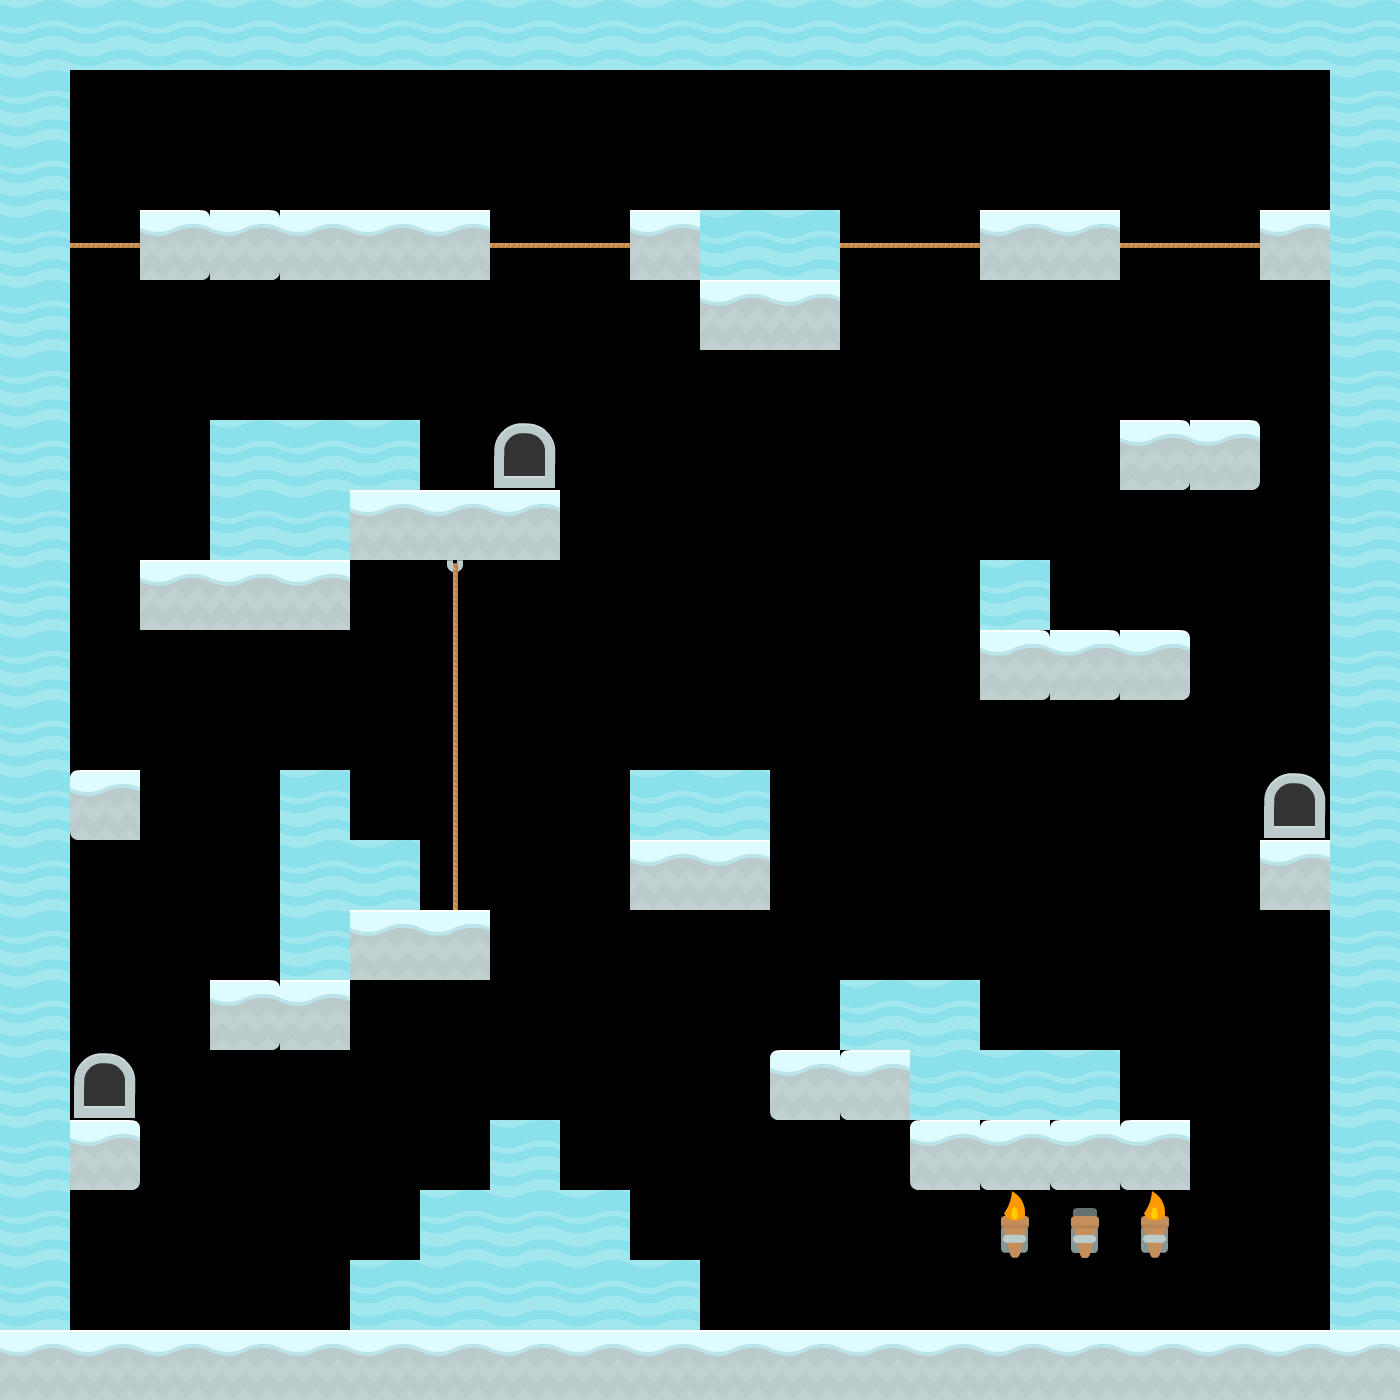

This is a level from a 2D game, rendered from its Tiled map with the project's own tilesets. A one-line summary and the map file follow, with tile-layer data summarised:
An orthogonal 20x20 tile map with 70x70 px tiles, 3 tile layers (Below Player, World, Above Player) and 2 objects.

<map version="1.2" tiledversion="1.2.1" orientation="orthogonal" renderorder="right-down" width="20" height="20" tilewidth="70" tileheight="70" infinite="0" nextlayerid="7" nextobjectid="1">
 <tileset firstgid="1" name="base_platformer" tilewidth="70" tileheight="70" spacing="2" tilecount="156" columns="12">
  <image source="tiles_spritesheet.png" width="914" height="936" />
  <tile id="0">
   <properties>
    <property name="collides" type="bool" value="true" />
   </properties>
  </tile>
  <tile id="1">
   <properties>
    <property name="collides" type="bool" value="true" />
   </properties>
  </tile>
  <tile id="2">
   <properties>
    <property name="collides" type="bool" value="true" />
   </properties>
  </tile>
  <tile id="3">
   <properties>
    <property name="collides" type="bool" value="true" />
   </properties>
  </tile>
  <tile id="4">
   <properties>
    <property name="collides" type="bool" value="true" />
   </properties>
  </tile>
  <tile id="5">
   <properties>
    <property name="collides" type="bool" value="true" />
   </properties>
  </tile>
  <tile id="6">
   <properties>
    <property name="collides" type="bool" value="true" />
   </properties>
  </tile>
  <tile id="7">
   <properties>
    <property name="collides" type="bool" value="true" />
   </properties>
  </tile>
  <tile id="8">
   <properties>
    <property name="collides" type="bool" value="true" />
   </properties>
  </tile>
  <tile id="9">
   <properties>
    <property name="collides" type="bool" value="true" />
   </properties>
  </tile>
  <tile id="10">
   <properties>
    <property name="collides" type="bool" value="true" />
   </properties>
  </tile>
  <tile id="11">
   <properties>
    <property name="collides" type="bool" value="true" />
   </properties>
  </tile>
  <tile id="12">
   <properties>
    <property name="collides" type="bool" value="true" />
   </properties>
  </tile>
  <tile id="13">
   <properties>
    <property name="collides" type="bool" value="true" />
   </properties>
  </tile>
  <tile id="14">
   <properties>
    <property name="collides" type="bool" value="true" />
   </properties>
  </tile>
  <tile id="15">
   <properties>
    <property name="collides" type="bool" value="true" />
   </properties>
  </tile>
  <tile id="16">
   <properties>
    <property name="collides" type="bool" value="true" />
   </properties>
  </tile>
  <tile id="17">
   <properties>
    <property name="collides" type="bool" value="true" />
   </properties>
  </tile>
  <tile id="18">
   <properties>
    <property name="collides" type="bool" value="true" />
   </properties>
  </tile>
  <tile id="19">
   <properties>
    <property name="collides" type="bool" value="true" />
   </properties>
  </tile>
  <tile id="20">
   <properties>
    <property name="collides" type="bool" value="true" />
   </properties>
  </tile>
  <tile id="21">
   <properties>
    <property name="collides" type="bool" value="true" />
   </properties>
  </tile>
  <tile id="22">
   <properties>
    <property name="collides" type="bool" value="true" />
   </properties>
  </tile>
  <tile id="23">
   <properties>
    <property name="collides" type="bool" value="true" />
   </properties>
  </tile>
  <tile id="24">
   <properties>
    <property name="collides" type="bool" value="true" />
   </properties>
  </tile>
  <tile id="25">
   <properties>
    <property name="collides" type="bool" value="true" />
   </properties>
  </tile>
  <tile id="26">
   <properties>
    <property name="collides" type="bool" value="true" />
   </properties>
  </tile>
  <tile id="27">
   <properties>
    <property name="collides" type="bool" value="true" />
   </properties>
  </tile>
  <tile id="28">
   <properties>
    <property name="collides" type="bool" value="true" />
   </properties>
  </tile>
  <tile id="29">
   <properties>
    <property name="collides" type="bool" value="true" />
   </properties>
  </tile>
  <tile id="30">
   <properties>
    <property name="collides" type="bool" value="true" />
   </properties>
  </tile>
  <tile id="31">
   <properties>
    <property name="collides" type="bool" value="true" />
   </properties>
  </tile>
  <tile id="32">
   <properties>
    <property name="collides" type="bool" value="true" />
   </properties>
  </tile>
  <tile id="33">
   <properties>
    <property name="collides" type="bool" value="true" />
   </properties>
  </tile>
  <tile id="34">
   <properties>
    <property name="collides" type="bool" value="true" />
   </properties>
  </tile>
  <tile id="35">
   <properties>
    <property name="collides" type="bool" value="true" />
   </properties>
  </tile>
  <tile id="36">
   <properties>
    <property name="collides" type="bool" value="true" />
   </properties>
  </tile>
  <tile id="37">
   <properties>
    <property name="collides" type="bool" value="true" />
   </properties>
  </tile>
  <tile id="38">
   <properties>
    <property name="collides" type="bool" value="true" />
   </properties>
  </tile>
  <tile id="39">
   <properties>
    <property name="collides" type="bool" value="true" />
   </properties>
  </tile>
  <tile id="40">
   <properties>
    <property name="collides" type="bool" value="true" />
   </properties>
  </tile>
  <tile id="41">
   <properties>
    <property name="collides" type="bool" value="true" />
   </properties>
  </tile>
  <tile id="42">
   <properties>
    <property name="collides" type="bool" value="true" />
   </properties>
  </tile>
  <tile id="43">
   <properties>
    <property name="collides" type="bool" value="true" />
   </properties>
  </tile>
  <tile id="44">
   <properties>
    <property name="collides" type="bool" value="true" />
   </properties>
  </tile>
  <tile id="45">
   <properties>
    <property name="collides" type="bool" value="true" />
   </properties>
  </tile>
  <tile id="46">
   <properties>
    <property name="collides" type="bool" value="true" />
   </properties>
  </tile>
  <tile id="47">
   <properties>
    <property name="collides" type="bool" value="true" />
   </properties>
  </tile>
  <tile id="48">
   <properties>
    <property name="collides" type="bool" value="true" />
   </properties>
  </tile>
  <tile id="49">
   <properties>
    <property name="collides" type="bool" value="true" />
   </properties>
  </tile>
  <tile id="50">
   <properties>
    <property name="collides" type="bool" value="true" />
   </properties>
  </tile>
  <tile id="51">
   <properties>
    <property name="collides" type="bool" value="true" />
   </properties>
  </tile>
  <tile id="52">
   <properties>
    <property name="collides" type="bool" value="true" />
   </properties>
  </tile>
  <tile id="53">
   <properties>
    <property name="collides" type="bool" value="true" />
   </properties>
  </tile>
  <tile id="54">
   <properties>
    <property name="collides" type="bool" value="true" />
   </properties>
  </tile>
  <tile id="55">
   <properties>
    <property name="collides" type="bool" value="true" />
   </properties>
  </tile>
  <tile id="56">
   <properties>
    <property name="collides" type="bool" value="true" />
   </properties>
  </tile>
  <tile id="57">
   <properties>
    <property name="collides" type="bool" value="true" />
   </properties>
  </tile>
  <tile id="58">
   <properties>
    <property name="collides" type="bool" value="true" />
   </properties>
  </tile>
  <tile id="59">
   <properties>
    <property name="collides" type="bool" value="true" />
   </properties>
  </tile>
  <tile id="60">
   <properties>
    <property name="collides" type="bool" value="true" />
   </properties>
  </tile>
  <tile id="61">
   <properties>
    <property name="collides" type="bool" value="true" />
   </properties>
  </tile>
  <tile id="62">
   <properties>
    <property name="collides" type="bool" value="true" />
   </properties>
  </tile>
  <tile id="63">
   <properties>
    <property name="collides" type="bool" value="true" />
   </properties>
  </tile>
  <tile id="64">
   <properties>
    <property name="collides" type="bool" value="true" />
   </properties>
  </tile>
  <tile id="65">
   <properties>
    <property name="collides" type="bool" value="true" />
   </properties>
  </tile>
  <tile id="66">
   <properties>
    <property name="collides" type="bool" value="true" />
   </properties>
  </tile>
  <tile id="67">
   <properties>
    <property name="collides" type="bool" value="true" />
   </properties>
  </tile>
  <tile id="68">
   <properties>
    <property name="collides" type="bool" value="true" />
   </properties>
  </tile>
  <tile id="69">
   <properties>
    <property name="collides" type="bool" value="true" />
   </properties>
  </tile>
  <tile id="70">
   <properties>
    <property name="collides" type="bool" value="true" />
   </properties>
  </tile>
  <tile id="71">
   <properties>
    <property name="collides" type="bool" value="true" />
   </properties>
  </tile>
  <tile id="72">
   <properties>
    <property name="collides" type="bool" value="true" />
   </properties>
  </tile>
  <tile id="73">
   <properties>
    <property name="collides" type="bool" value="true" />
   </properties>
  </tile>
  <tile id="74">
   <properties>
    <property name="collides" type="bool" value="true" />
   </properties>
  </tile>
  <tile id="75">
   <properties>
    <property name="collides" type="bool" value="true" />
   </properties>
  </tile>
  <tile id="76">
   <properties>
    <property name="collides" type="bool" value="true" />
   </properties>
  </tile>
  <tile id="77">
   <properties>
    <property name="collides" type="bool" value="true" />
   </properties>
  </tile>
  <tile id="78">
   <properties>
    <property name="collides" type="bool" value="true" />
   </properties>
  </tile>
  <tile id="79">
   <properties>
    <property name="collides" type="bool" value="true" />
   </properties>
  </tile>
  <tile id="80">
   <properties>
    <property name="collides" type="bool" value="true" />
   </properties>
  </tile>
  <tile id="81">
   <properties>
    <property name="collides" type="bool" value="true" />
   </properties>
  </tile>
  <tile id="82">
   <properties>
    <property name="collides" type="bool" value="true" />
   </properties>
  </tile>
  <tile id="83">
   <properties>
    <property name="collides" type="bool" value="true" />
   </properties>
  </tile>
  <tile id="84">
   <properties>
    <property name="collides" type="bool" value="true" />
   </properties>
  </tile>
  <tile id="85">
   <properties>
    <property name="collides" type="bool" value="true" />
   </properties>
  </tile>
  <tile id="86">
   <properties>
    <property name="collides" type="bool" value="true" />
   </properties>
  </tile>
  <tile id="87">
   <properties>
    <property name="collides" type="bool" value="true" />
   </properties>
  </tile>
  <tile id="88">
   <properties>
    <property name="collides" type="bool" value="true" />
   </properties>
  </tile>
  <tile id="89">
   <properties>
    <property name="collides" type="bool" value="true" />
   </properties>
  </tile>
  <tile id="90">
   <properties>
    <property name="collides" type="bool" value="true" />
   </properties>
  </tile>
  <tile id="91">
   <properties>
    <property name="collides" type="bool" value="true" />
   </properties>
  </tile>
  <tile id="92">
   <properties>
    <property name="collides" type="bool" value="true" />
   </properties>
  </tile>
  <tile id="93">
   <properties>
    <property name="collides" type="bool" value="true" />
   </properties>
  </tile>
  <tile id="94">
   <properties>
    <property name="collides" type="bool" value="true" />
   </properties>
  </tile>
  <tile id="95">
   <properties>
    <property name="collides" type="bool" value="true" />
   </properties>
  </tile>
  <tile id="96">
   <properties>
    <property name="collides" type="bool" value="true" />
   </properties>
  </tile>
  <tile id="97">
   <properties>
    <property name="collides" type="bool" value="true" />
   </properties>
  </tile>
  <tile id="98">
   <properties>
    <property name="collides" type="bool" value="true" />
   </properties>
  </tile>
  <tile id="99">
   <properties>
    <property name="collides" type="bool" value="true" />
   </properties>
  </tile>
  <tile id="100">
   <properties>
    <property name="collides" type="bool" value="true" />
   </properties>
  </tile>
  <tile id="101">
   <properties>
    <property name="collides" type="bool" value="true" />
   </properties>
  </tile>
  <tile id="102">
   <properties>
    <property name="collides" type="bool" value="true" />
   </properties>
  </tile>
  <tile id="103">
   <properties>
    <property name="collides" type="bool" value="true" />
   </properties>
  </tile>
  <tile id="104">
   <properties>
    <property name="collides" type="bool" value="true" />
   </properties>
  </tile>
  <tile id="105">
   <properties>
    <property name="collides" type="bool" value="true" />
   </properties>
  </tile>
  <tile id="106">
   <properties>
    <property name="collides" type="bool" value="true" />
   </properties>
  </tile>
  <tile id="107">
   <properties>
    <property name="collides" type="bool" value="true" />
   </properties>
  </tile>
  <tile id="108">
   <properties>
    <property name="collides" type="bool" value="true" />
   </properties>
  </tile>
  <tile id="109">
   <properties>
    <property name="collides" type="bool" value="true" />
   </properties>
  </tile>
  <tile id="110">
   <properties>
    <property name="collides" type="bool" value="true" />
   </properties>
  </tile>
  <tile id="111">
   <properties>
    <property name="collides" type="bool" value="true" />
   </properties>
  </tile>
  <tile id="112">
   <properties>
    <property name="collides" type="bool" value="true" />
   </properties>
  </tile>
  <tile id="113">
   <properties>
    <property name="collides" type="bool" value="true" />
   </properties>
  </tile>
  <tile id="114">
   <properties>
    <property name="collides" type="bool" value="true" />
   </properties>
  </tile>
  <tile id="115">
   <properties>
    <property name="collides" type="bool" value="true" />
   </properties>
  </tile>
  <tile id="116">
   <properties>
    <property name="collides" type="bool" value="true" />
   </properties>
  </tile>
  <tile id="117">
   <properties>
    <property name="collides" type="bool" value="true" />
   </properties>
  </tile>
  <tile id="118">
   <properties>
    <property name="collides" type="bool" value="true" />
   </properties>
  </tile>
  <tile id="119">
   <properties>
    <property name="collides" type="bool" value="true" />
   </properties>
  </tile>
  <tile id="120">
   <properties>
    <property name="collides" type="bool" value="true" />
   </properties>
  </tile>
  <tile id="121">
   <properties>
    <property name="collides" type="bool" value="true" />
   </properties>
  </tile>
  <tile id="122">
   <properties>
    <property name="collides" type="bool" value="true" />
   </properties>
  </tile>
  <tile id="123">
   <properties>
    <property name="collides" type="bool" value="true" />
   </properties>
  </tile>
  <tile id="124">
   <properties>
    <property name="collides" type="bool" value="true" />
   </properties>
  </tile>
  <tile id="125">
   <properties>
    <property name="collides" type="bool" value="true" />
   </properties>
  </tile>
  <tile id="126">
   <properties>
    <property name="collides" type="bool" value="true" />
   </properties>
  </tile>
  <tile id="127">
   <properties>
    <property name="collides" type="bool" value="true" />
   </properties>
  </tile>
  <tile id="128">
   <properties>
    <property name="collides" type="bool" value="true" />
   </properties>
  </tile>
  <tile id="129">
   <properties>
    <property name="collides" type="bool" value="true" />
   </properties>
  </tile>
  <tile id="130">
   <properties>
    <property name="collides" type="bool" value="true" />
   </properties>
  </tile>
  <tile id="131">
   <properties>
    <property name="collides" type="bool" value="true" />
   </properties>
  </tile>
  <tile id="132">
   <properties>
    <property name="collides" type="bool" value="true" />
   </properties>
  </tile>
  <tile id="133">
   <properties>
    <property name="collides" type="bool" value="true" />
   </properties>
  </tile>
  <tile id="134">
   <properties>
    <property name="collides" type="bool" value="true" />
   </properties>
  </tile>
  <tile id="135">
   <properties>
    <property name="collides" type="bool" value="true" />
   </properties>
  </tile>
  <tile id="136">
   <properties>
    <property name="collides" type="bool" value="true" />
   </properties>
  </tile>
  <tile id="137">
   <properties>
    <property name="collides" type="bool" value="true" />
   </properties>
  </tile>
  <tile id="138">
   <properties>
    <property name="collides" type="bool" value="true" />
   </properties>
  </tile>
  <tile id="139">
   <properties>
    <property name="collides" type="bool" value="true" />
   </properties>
   <objectgroup draworder="index">
    <object id="1" x="2" y="1" width="66" height="33" />
    <object id="2" x="42" y="4" width="26" height="63" />
   </objectgroup>
  </tile>
  <tile id="140">
   <properties>
    <property name="collides" type="bool" value="true" />
   </properties>
  </tile>
  <tile id="141">
   <properties>
    <property name="collides" type="bool" value="true" />
   </properties>
  </tile>
  <tile id="142">
   <properties>
    <property name="collides" type="bool" value="true" />
   </properties>
  </tile>
  <tile id="143">
   <properties>
    <property name="collides" type="bool" value="true" />
   </properties>
  </tile>
  <tile id="144">
   <properties>
    <property name="collides" type="bool" value="true" />
   </properties>
  </tile>
  <tile id="145">
   <properties>
    <property name="collides" type="bool" value="true" />
   </properties>
  </tile>
  <tile id="146">
   <properties>
    <property name="collides" type="bool" value="true" />
   </properties>
  </tile>
  <tile id="147">
   <properties>
    <property name="collides" type="bool" value="true" />
   </properties>
  </tile>
  <tile id="148">
   <properties>
    <property name="collides" type="bool" value="true" />
   </properties>
  </tile>
  <tile id="149">
   <properties>
    <property name="collides" type="bool" value="true" />
   </properties>
  </tile>
  <tile id="150">
   <properties>
    <property name="collides" type="bool" value="true" />
   </properties>
  </tile>
  <tile id="151">
   <properties>
    <property name="collides" type="bool" value="true" />
   </properties>
  </tile>
  <tile id="152">
   <properties>
    <property name="collides" type="bool" value="true" />
   </properties>
  </tile>
  <tile id="153">
   <properties>
    <property name="collides" type="bool" value="true" />
   </properties>
  </tile>
  <tile id="154">
   <properties>
    <property name="collides" type="bool" value="true" />
   </properties>
  </tile>
  <tile id="155">
   <properties>
    <property name="collides" type="bool" value="true" />
   </properties>
  </tile>
 </tileset>
 <layer id="2" name="Below Player" width="20" height="20">
  <data>[400 cells, 18 non-empty, 6 distinct tile ids]</data>
 </layer>
 <layer id="3" name="World" width="20" height="20">
  <data>[400 cells, 141 non-empty, 4 distinct tile ids]</data>
 </layer>
 <layer id="1" name="Above Player" width="20" height="20">
  <data>[400 cells, 0 non-empty, 0 distinct tile ids]</data>
 </layer>
</map>
